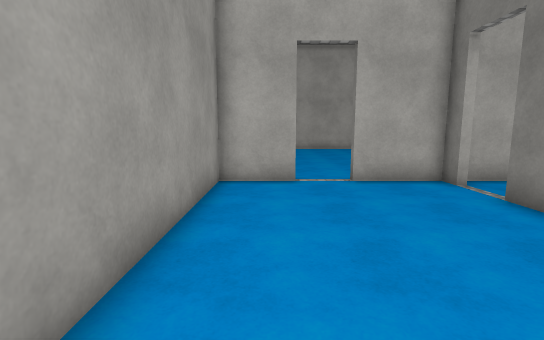
view 1 (above)

16 first-person views from a walk through a 3-D level made in the Unity game engine. The camera is 1.5 m above the floor, tilts 8° down and sees 85° across. The floor is counted in squares, 0.9 m on a side. Each view is taken from the middle of a square. On the plan, view 1 faces up. The plan holds only what a view shows up to about 15 squares ahead; the rest is blank. The place goes on beyond the plan. The player character is not drawn. Surface patterns are stand-ins for the level's own textures.

view 2
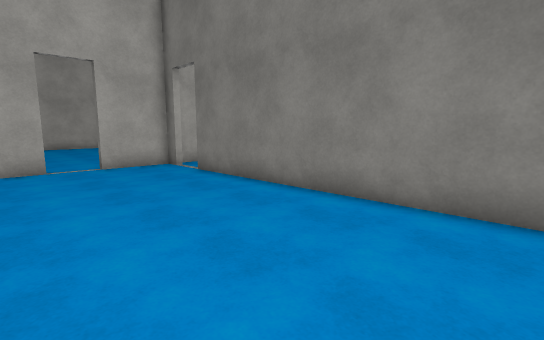

view 3
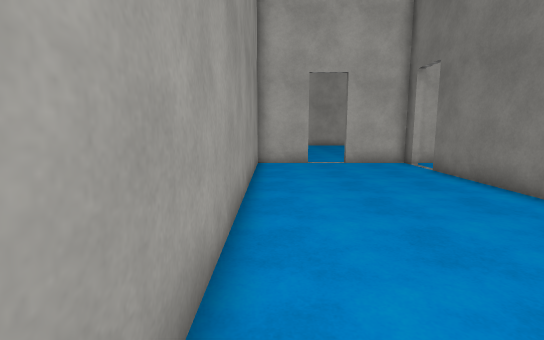

view 4
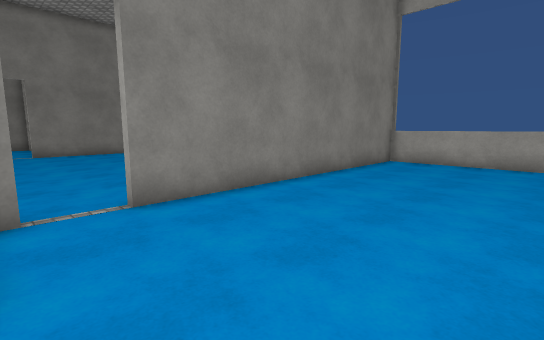

view 5
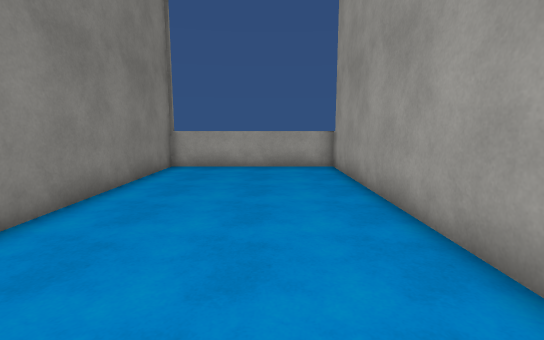

view 6
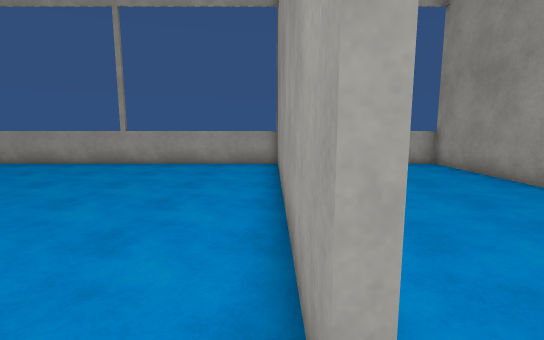

view 7
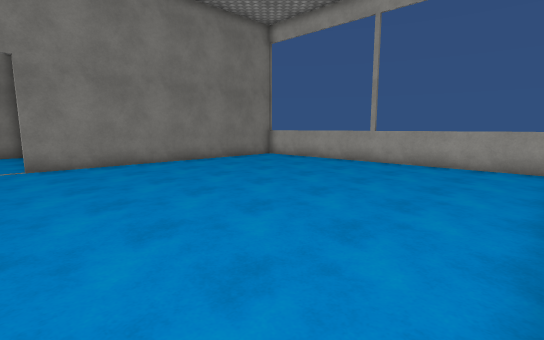

view 8
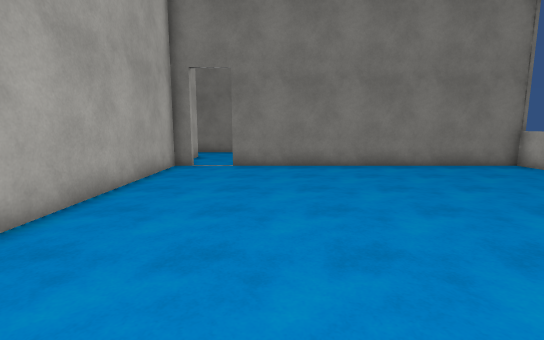

view 9
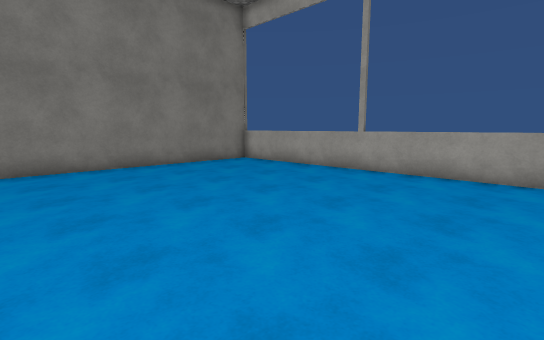

view 10
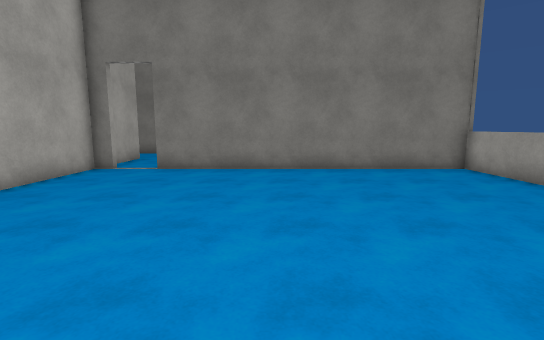

view 11
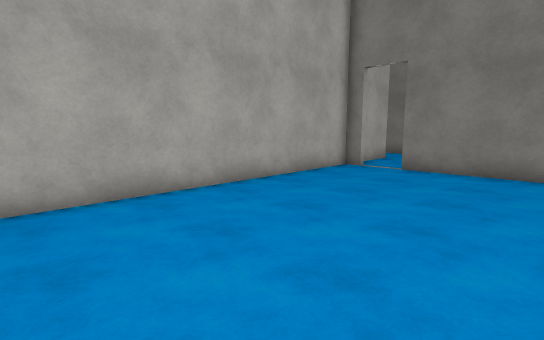

view 12
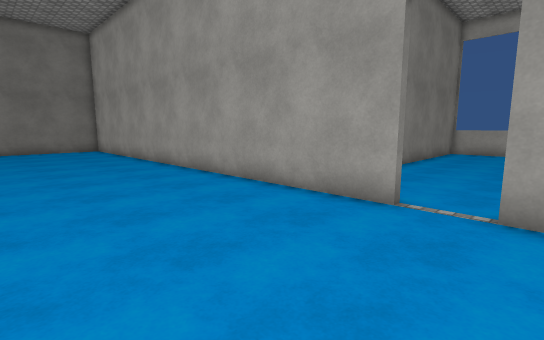

view 13
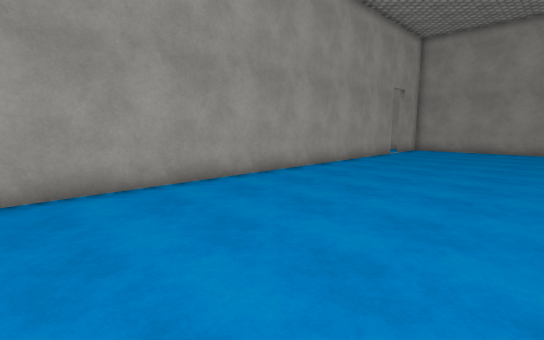

view 14
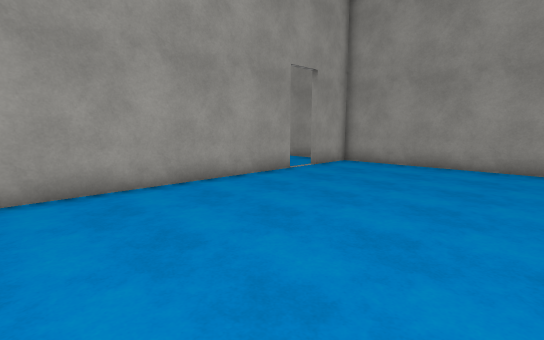

view 15
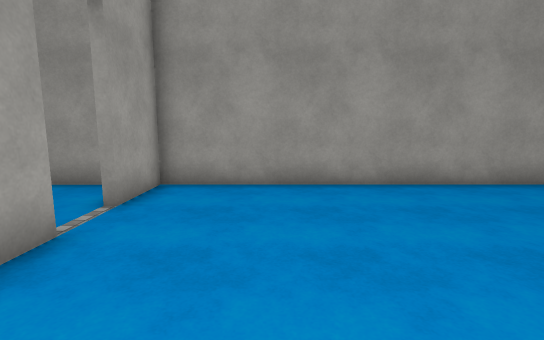

view 16
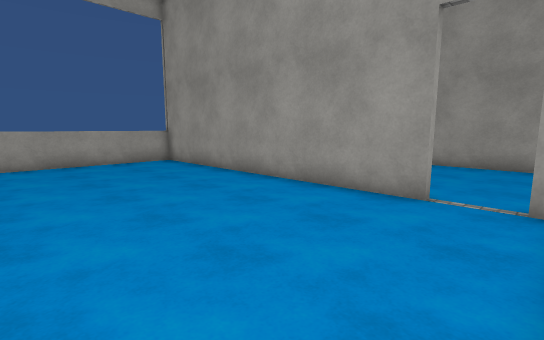

### Floor plan
Points are (right, up) in squares from view 1. A wall is a line through its corners. A room is listed if a view was taken in it or the views show most of it. See-through windows are left out.
Room 1 (views 1, 2, 3, 4, 5)
walls: (5.4, 8.5) (5.4, 9.4) (2.6, 9.4); (0.7, 9.7) (0.7, 9.4) (-1.7, 9.4) (-1.7, -6) (5.4, -6) (5.4, 6.9)
ways out: opening at (5, 8) to room 2; opening at (1.5, 10) to room 3
Room 2 (views 6, 7, 8, 9, 10, 11, 16)
walls: (5.7, 6.9) (5.7, -5.2); (20.6, 8.6) (20.2, 8.6) (20.2, 9.4) (6.1, 9.4); (5.6, -6) (20.2, -6); (20.2, -6.2) (20.2, 6.8); (22.5, 9.4) (21.9, 9.4)
ways out: opening at (5, 8) to room 1
Room 3 (views 12, 13, 14, 15)
walls: (2.6, 9.4) (2.6, 9.7) (21.8, 9.7); (-1.7, 18.5) (-1.7, 9.7) (0.7, 9.7)
ways out: opening at (1.5, 10) to room 1

Where each view was taken, in squares from view 1:
view 1: 0 up, 0 right, facing up
view 2: 4 down, 1 left, facing up-right
view 3: 5 down, 1 left, facing up
view 4: 9 up, 1 left, facing down-right
view 5: 7 up, 1 right, facing down
view 6: 8 up, 6 right, facing down
view 7: 8 up, 6 right, facing down-right
view 8: 5 up, 7 right, facing right
view 9: 5 up, 7 right, facing down-right
view 10: 2 up, 8 right, facing right
view 11: 2 up, 8 right, facing up-right
view 12: 16 up, 0 right, facing down-right
view 13: 18 up, 22 right, facing down-left
view 14: 18 up, 12 right, facing down-left
view 15: 13 up, 7 right, facing left
view 16: 9 up, 13 right, facing down-left
